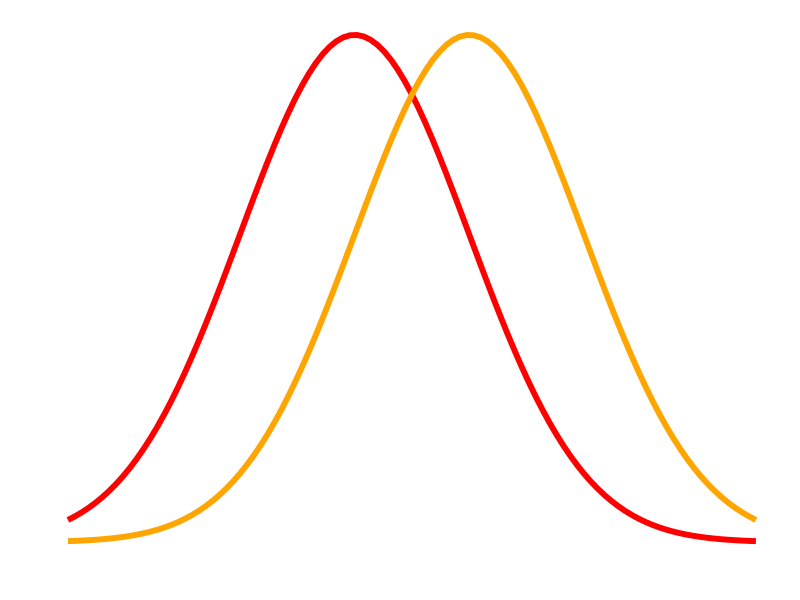
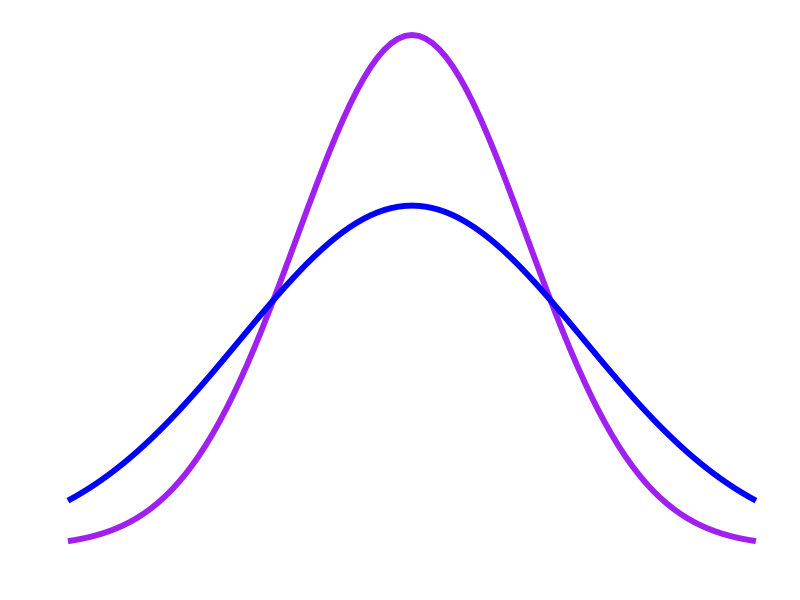
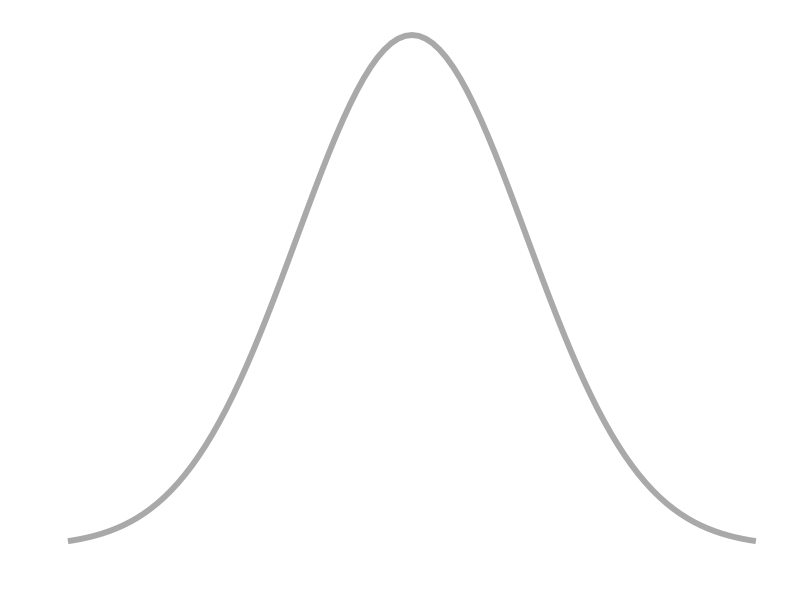
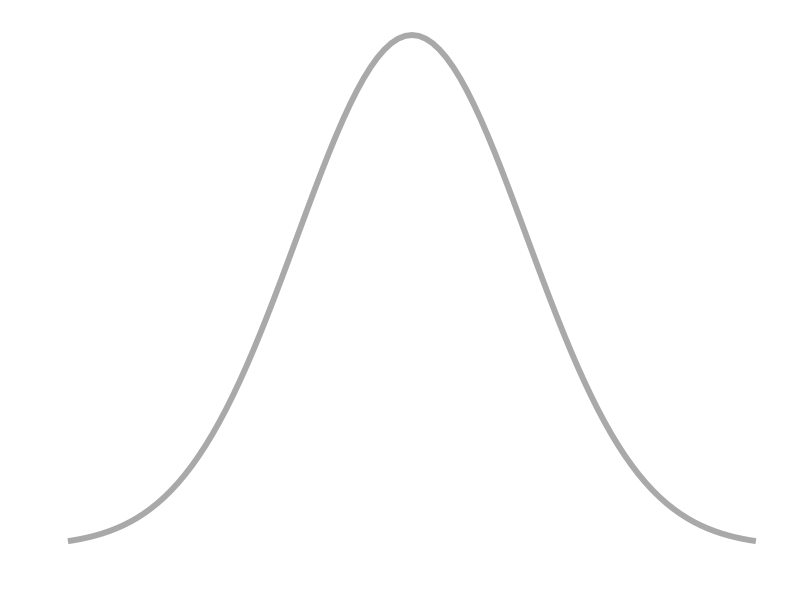

These charts were generated, in order, by the following R code: (Note: this script raises an error after producing the figures.)

### messing around 


library(tidyverse)
library(cowplot)

theme_set(theme_cowplot())

p <- ggplot(data = data.frame(x = c(-3, 3)), aes(x)) +
	# stat_function(fun = dnorm, n = 101, args = list(mean = 0, sd = 1, log = TRUE), size = 2, color = "black") +
	# stat_function(fun = dnorm, n = 50, args = list(mean = 0, sd = 1.2, log = TRUE), size = 2, color = "green") +
	stat_function(fun = dnorm, n = 101, args = list(mean = -0.5, sd = 1), size = 2, color = 'red') + ylab("") +
	# stat_function(fun = dnorm, n = 101, args = list(mean = 0, sd = 1), size = 2, color = 'purple') +ylab("") +
	stat_function(fun = dnorm, n = 101, args = list(mean = 0.5, sd = 1), size = 2, color = 'orange') +
	ylab("") +
	scale_y_continuous(breaks = NULL) +
	scale_x_continuous(breaks = NULL) +
	xlab("") 

ggsave(p, filename = "figures/tpc1-multi.png",  bg = "transparent", width = 6, height = 4)


m <- ggplot(data = data.frame(x = c(-3, 3)), aes(x)) +
	# stat_function(fun = dnorm, n = 101, args = list(mean = 0, sd = 1, log = TRUE), size = 2, color = "black") +
	# stat_function(fun = dnorm, n = 50, args = list(mean = 0, sd = 1.2, log = TRUE), size = 2, color = "green") +
	# stat_function(fun = dnorm, n = 101, args = list(mean = -0.5, sd = 1), size = 2, color = 'red') + ylab("") +
	stat_function(fun = dnorm, n = 101, args = list(mean = 0, sd = 1), size = 2, color = 'purple') +
	stat_function(fun = dnorm, n = 101, args = list(mean = 0, sd = 1.5), size = 2, color = 'blue') +
	# stat_function(fun = dnorm, n = 101, args = list(mean = 0.5, sd = 1), size = 2, color = 'orange') +
	ylab("") +
	scale_y_continuous(breaks = NULL) +
	scale_x_continuous(breaks = NULL) +
	xlab("") 

ggsave(m, filename = "figures/tpc1-gen-spec.png",  bg = "transparent", width = 6, height = 4)

 l <- ggplot(data = data.frame(x = c(-3, 3)), aes(x)) +
	# stat_function(fun = dnorm, n = 101, args = list(mean = 0, sd = 1, log = TRUE), size = 2, color = "black") +
	# stat_function(fun = dnorm, n = 50, args = list(mean = 0, sd = 1.2, log = TRUE), size = 2, color = "green") +
	# stat_function(fun = dnorm, n = 101, args = list(mean = -0.5, sd = 1), size = 2, color = 'red') + ylab("") +
	stat_function(fun = dnorm, n = 101, args = list(mean = 0, sd = 1), size = 2, color = 'darkgrey') +
 	# stat_function(fun = dnorm, n = 101, args = list(mean = 0.7, sd = 1), size = 2, color = 'red') +
	# stat_function(fun = dnorm, n = 101, args = list(mean = -.1, sd = 1.7), size = 2, color = 'blue') +
	# stat_function(fun = dnorm, n = 101, args = list(mean = 0.5, sd = 1), size = 2, color = 'orange') +
	ylab("") +
	scale_y_continuous(breaks = NULL) +
	scale_x_continuous(breaks = NULL) +
	xlab("") 

ggsave(l, filename = "figures/met-melt-grey.png",  bg = "transparent", width = 3, height = 2)


ggsave("figures/tpc1-multi.png", width = 3, height = 2)

x <- seq(from = -3, to = 3, length = 101)
x
dnorm()
dnorm()